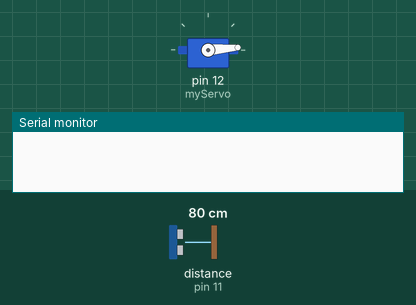
Recording of a sketch running on a simulated Arduino Uno, built with avr-gcc and run on an emulated ATmega328P. On the bench: servo, the last lines printed to the serial monitor. Wiring (inferred from the names in the program): ultrasonic range finder: trigger pin 10; echo pin 11. Inputs (shaded band) come from the test bench; at power-on: distance to the obstacle (sensor on pin 11) 80 cm. The echo pulse lasts 58.3 µs per cm.

Above: at 0.1 s.
At 9.7 s:
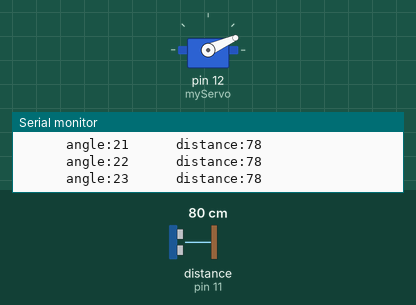
At 19.8 s:
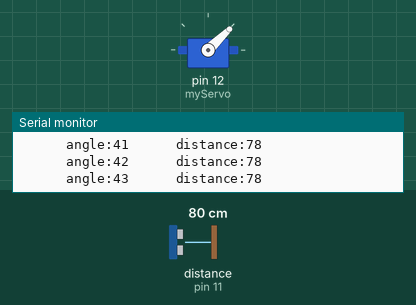
At 39.5 s:
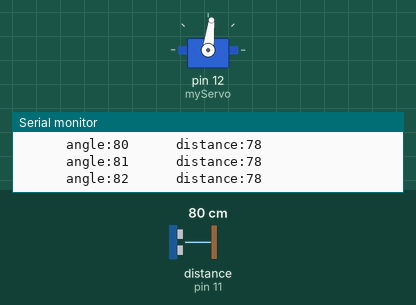
Timing chart, 0 to 40.0 s (numbered marks = the images above):
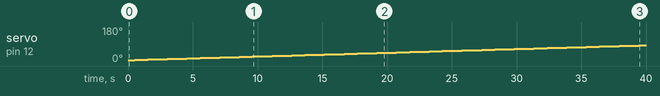

The sketch:

updated_servo_ultrasonic.ino
```cpp
// Inclaudes the Servo library
#include <Servo.h>.
// Defines Tirg and Echo pins of the Ultrasonic Sensor
const int trigPin = 10;
const int echoPin = 11;
// Variables for the duration and the distance
long duration;
int distance;
Servo myServo; // Creates a servo object for controlling the servo motor
void setup() {
  pinMode(trigPin, OUTPUT); // Sets the trigPin as an Output
  pinMode(echoPin, INPUT); // Sets the echoPin as an Input
  Serial.begin(9600);
  myServo.attach(12); // Defines on which pin is the servo motor attached
}
void loop() {
  // rotates the servo motor from 15 to 165 degrees
  for(int i=5;i<=110;i++){
  myServo.write(i);
  delay(500);
  distance = calculateDistance();// Calls a function for calculating the distance measured by the Ultrasonic sensor for each degree
  if(distance < 100){
  digitalWrite(13, HIGH);
  }
  else{
  digitalWrite(13, LOW);}
  Serial.print("\t\t\t");
  Serial.print("angle:");
  Serial.print(i); // Sends the current degree into the Serial Port
  Serial.print("\t\t\t"); // Sends addition character right next to the previous value needed later in the Processing IDE for indexing
  Serial.print("distance:");
  Serial.print(distance); // Sends the distance value into the Serial Port
  Serial.print("\n");// Sends addition character right next to the previous value needed later in the Processing IDE for indexing
  }
  // Repeats the previous lines from 165 to 15 degrees
  for(int i=110;i>5;i--){
  myServo.write(i);
  delay(500);
  distance = calculateDistance();
  if(distance < 100){
  digitalWrite(6, HIGH);
  }
  else{
  digitalWrite(6, LOW);}
  Serial.print("\t\t\t");
  Serial.print("angle:");
  Serial.print(i);
  Serial.print("\t\t\t");
  Serial.print("distance:");
  Serial.print(distance);
  Serial.print("\n");
  }
}
// Function for calculating the distance measured by the Ultrasonic sensor
int calculateDistance(){

  digitalWrite(trigPin, LOW);
  delayMicroseconds(2);
  // Sets the trigPin on HIGH state for 10 micro seconds
  digitalWrite(trigPin, HIGH);
  delayMicroseconds(10);
  digitalWrite(trigPin, LOW);
  duration = pulseIn(echoPin, HIGH); // Reads the echoPin, returns the sound wave travel time in microseconds
  distance= duration*0.034/2;
  return distance;
}
```

Measured:
- by itself, servo on pin 12 (myServo): moves from 5° to 84° over 39.4 s
